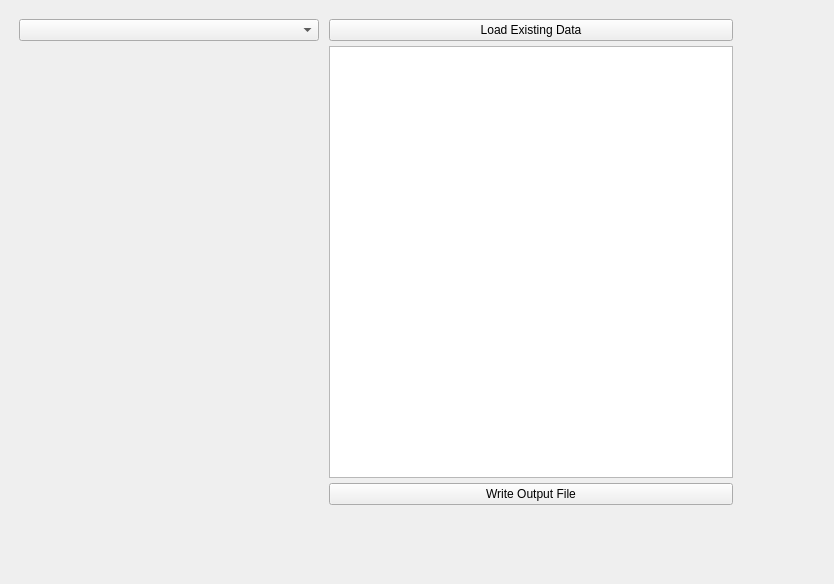
<?xml version="1.0" encoding="UTF-8"?>
<ui version="4.0">
 <class>MainWidget</class>
 <widget class="QWidget" name="MainWidget">
  <property name="geometry">
   <rect>
    <x>0</x>
    <y>0</y>
    <width>834</width>
    <height>584</height>
   </rect>
  </property>
  <property name="windowTitle">
   <string>Form</string>
  </property>
  <widget class="QWidget" name="layoutWidget">
   <property name="geometry">
    <rect>
     <x>9</x>
     <y>9</y>
     <width>734</width>
     <height>526</height>
    </rect>
   </property>
   <layout class="QGridLayout" name="gridLayout" columnstretch="2,3">
    <property name="sizeConstraint">
     <enum>QLayout::SetDefaultConstraint</enum>
    </property>
    <property name="horizontalSpacing">
     <number>10</number>
    </property>
    <property name="margin">
     <number>10</number>
    </property>
    <item row="0" column="0">
     <layout class="QVBoxLayout" name="verticalLayout_2" stretch="1,2,3">
      <property name="sizeConstraint">
       <enum>QLayout::SetDefaultConstraint</enum>
      </property>
      <item>
       <widget class="QComboBox" name="TemplateSelect">
        <property name="sizePolicy">
         <sizepolicy hsizetype="Minimum" vsizetype="Fixed">
          <horstretch>0</horstretch>
          <verstretch>0</verstretch>
         </sizepolicy>
        </property>
       </widget>
      </item>
      <item>
       <widget class="QLabel" name="TemplateInfo">
        <property name="sizePolicy">
         <sizepolicy hsizetype="Fixed" vsizetype="Preferred">
          <horstretch>0</horstretch>
          <verstretch>0</verstretch>
         </sizepolicy>
        </property>
        <property name="minimumSize">
         <size>
          <width>300</width>
          <height>150</height>
         </size>
        </property>
        <property name="maximumSize">
         <size>
          <width>200</width>
          <height>16777215</height>
         </size>
        </property>
        <property name="font">
         <font>
          <pointsize>10</pointsize>
         </font>
        </property>
        <property name="frameShadow">
         <enum>QFrame::Raised</enum>
        </property>
        <property name="text">
         <string/>
        </property>
        <property name="wordWrap">
         <bool>true</bool>
        </property>
       </widget>
      </item>
      <item>
       <widget class="QLabel" name="TemplateThumbnail">
        <property name="minimumSize">
         <size>
          <width>0</width>
          <height>225</height>
         </size>
        </property>
        <property name="text">
         <string/>
        </property>
        <property name="scaledContents">
         <bool>true</bool>
        </property>
        <property name="alignment">
         <set>Qt::AlignCenter</set>
        </property>
        <property name="margin">
         <number>10</number>
        </property>
       </widget>
      </item>
     </layout>
    </item>
    <item row="0" column="1">
     <layout class="QVBoxLayout" name="verticalLayout">
      <property name="spacing">
       <number>5</number>
      </property>
      <property name="sizeConstraint">
       <enum>QLayout::SetDefaultConstraint</enum>
      </property>
      <item>
       <widget class="QPushButton" name="LoadButton">
        <property name="sizePolicy">
         <sizepolicy hsizetype="Expanding" vsizetype="Fixed">
          <horstretch>0</horstretch>
          <verstretch>0</verstretch>
         </sizepolicy>
        </property>
        <property name="text">
         <string>Load Existing Data</string>
        </property>
       </widget>
      </item>
      <item>
       <widget class="QPlainTextEdit" name="InputData">
        <property name="minimumSize">
         <size>
          <width>400</width>
          <height>0</height>
         </size>
        </property>
        <property name="font">
         <font>
          <pointsize>11</pointsize>
         </font>
        </property>
        <property name="frameShape">
         <enum>QFrame::StyledPanel</enum>
        </property>
        <property name="frameShadow">
         <enum>QFrame::Sunken</enum>
        </property>
       </widget>
      </item>
      <item>
       <widget class="QPushButton" name="WriteButton">
        <property name="sizePolicy">
         <sizepolicy hsizetype="Expanding" vsizetype="Fixed">
          <horstretch>0</horstretch>
          <verstretch>0</verstretch>
         </sizepolicy>
        </property>
        <property name="text">
         <string>Write Output File</string>
        </property>
       </widget>
      </item>
     </layout>
    </item>
    <item row="1" column="0" colspan="2">
     <widget class="QLabel" name="Status">
      <property name="text">
       <string/>
      </property>
     </widget>
    </item>
   </layout>
  </widget>
 </widget>
 <resources/>
 <connections/>
</ui>
